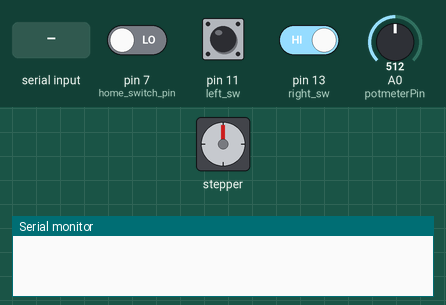
Bench run of a sketch on a simulated Arduino Uno, built with avr-gcc and run on an emulated ATmega328P. Parts: stepper motor, the last lines printed to the serial monitor. Wiring (inferred from the names in the program): stepper motor driver (200 steps per turn assumed): step pin 5; direction pin 2; enable pin 8. Inputs (shaded band) come from the test bench; at power-on: pin 11 (left_sw) HIGH, A0 (potmeterPin) = 512, pin 13 (right_sw) HIGH, pin 7 (home_switch_pin) LOW.

Above: at 1.2 s.
1.3 s: pin 11 (left_sw) pulled LOW for 0.15 s
At 1.8 s:
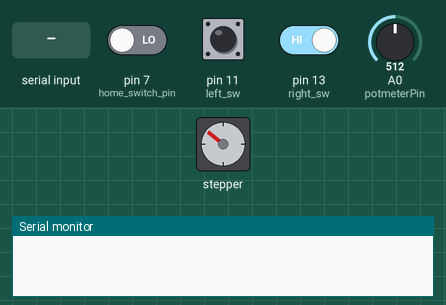
4.3 s: A0 (potmeterPin) set to 716
7.3 s: "90,45\n" received over Serial
At 7.8 s:
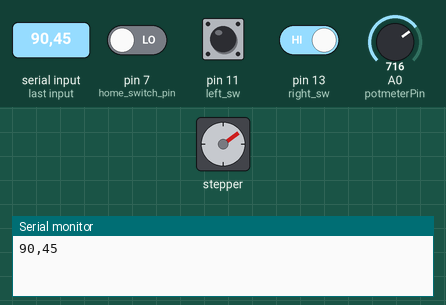
10.3 s: pin 11 (left_sw) driven LOW and pin 13 (right_sw) driven LOW
At 11.15 s:
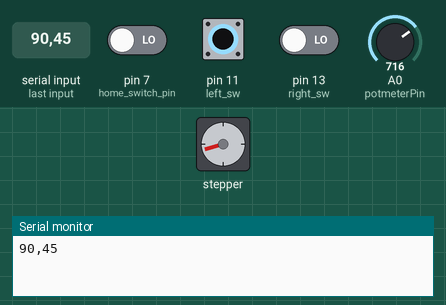
13.3 s: byte 10 ('\n') received over Serial
Timing chart, 0 to 15.8 s (numbered marks = the images above; inputs shaded):
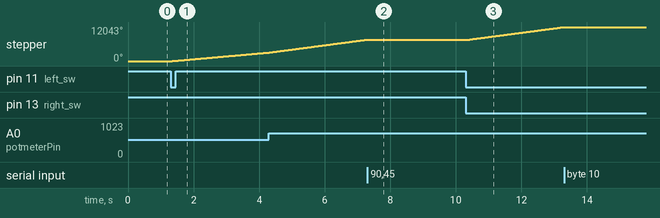

Measured:
- after the input at 1.3 s, stepper: keeps turning clockwise at about 1025°/s, starting after 0.05 s
- after the input at 7.3 s, stepper: goes on until 7.3 s, then stays 7614°
- after the input at 10.3 s, stepper: keeps turning clockwise at about 1528°/s, starting after 0.10 s

The sketch:

code1.ino
```cpp
#include "GantryXYZ.h"

#define right_sw  13
#define left_sw   11

#define potmeterPin A0

GantryXYZClasses gantryXYZ;

volatile boolean rightPress = false;
volatile boolean leftPress  = false;

uint8_t rightBtnState = 0;
uint8_t lastRightBtnState=0;


uint8_t leftBtnState = 0;
uint8_t lastLeftBtnState=0;

unsigned int delay_time=500;

void setup() {

    pinMode(right_sw, INPUT_PULLUP);
    pinMode(left_sw, INPUT_PULLUP);

    Serial.begin(9600);  // open coms
    gantryXYZ.setFeedrate(1000);  // set default speed

}

void loop() {

    /*
     *  Home limit switch Hall Effect sensor normal = 1
     *                                       Hit    = 0
     *
     */

      int p = analogRead(potmeterPin);
      delay_time = map(p,0,1023,1500,50) ;

     if( !gantryXYZ.is_move){


           //   Serial.println( delay_time );

             checkIfRightIsPressed();

             checkIfLeftIsPressed();

             if( rightPress){
                 rightPress = false;
                 gantryXYZ.prepareMove(-1000,0,0);
             }

             else if(leftPress){

                  leftPress = false;
                  gantryXYZ.prepareMove( 450,0,0);
             }
     }


  // put your main code here, to run repeatedly:
    while(Serial.available() > 0) {  // if something is available
    char c=Serial.read();  // get it
    Serial.print(c);  // repeat it back so I know you got the message

    gantryXYZ.storeBuffer( c );

    if(c=='\n') {
      // entire message received
      gantryXYZ.storeBuffer( c );
      Serial.print(F("\r\n"));  // echo a return character for humans
      gantryXYZ.processCommand();  // do something with the command

    }
  }


   gantryXYZ.move(delay_time);


}

void checkIfRightIsPressed()
{
  rightBtnState     = digitalRead(right_sw);
  if (rightBtnState != lastRightBtnState)
  {
    if (rightBtnState == 0) {
         rightPress=true;
    }
    delay(50);
  }
   lastRightBtnState = rightBtnState;
}

void checkIfLeftIsPressed()
{
  leftBtnState     = digitalRead(left_sw);

  if (leftBtnState != lastLeftBtnState)
  {
    if (leftBtnState == 0) {
         leftPress=true;
    }
    delay(50);
  }
   lastLeftBtnState = leftBtnState;
}
```

GCODEClasses.cpp
```cpp
/*
   GCODEClasses.cpp

   Author : Jamorn Saksommon
   Class

   Modifly date: 03.02.2017
*/

#include <Arduino.h>
#include "GCODEClasses.h"


GCODEClasses::GCODEClasses(){
     sofar = 0;
}

void GCODEClasses::storeBuffer( char c){

    if( c == '\n'){
        buffer[sofar]=0;
        return;
    }

    if(sofar<MAX_BUF-1) buffer[sofar++] = c;


}
float GCODEClasses::parsenumber(char code,float val){

       char *ptr=buffer;
  while(ptr && *ptr && ptr<buffer+sofar) {
    if(*ptr==code) {

      return atof(ptr+1);
    }
    ptr=strchr(ptr,' ')+1;
  }
  return val;

}

void GCODEClasses::ready(){
      sofar=0;
}
void GCODEClasses::processCommand(){}
```

GCODEClasses.h
```cpp
/*
   GCODEClasses.h

   Author : Jamorn Saksommon
   Class


   Modifly date: 03.02.2017
*/

#ifndef GCODE_Classes_h
#define GCODE_Classes_h

#define MAX_BUF              (20)  // What is the longest message Arduino can store?

class GCODEClasses
{
        public:
          char buffer[MAX_BUF];
          int sofar;
          GCODEClasses();
          void storeBuffer( char);
          float parsenumber(char code,float val);
          void ready();
          virtual  void processCommand() =0;
};

#endif
```

GantryClasses.cpp
```cpp
/*
   GantryClasses.cpp
   Author : Jamorn Saksommon
   Class
  // please see http://www.github.com/MarginallyClever/GcodeCNCDemo for more information.

   Modifly date: 27.01.2017
*/
#include <Arduino.h>
#include "GantryClasses.h"

GantryClasses::GantryClasses(){

       mode_abs  = 1;
       feed_rate = 0;
       is_move   = false;

}

void GantryClasses::setFeedrate(float nfr){


  nfr = nfr*STEPS_PER_MM/60;
  if( ( feed_rate==nfr ) || (nfr>MAX_FEEDRATE || nfr<MIN_FEEDRATE )  ) return;  // same as last time?  quit now.

  step_delay = MAX_FEEDRATE/nfr;
  feed_rate=nfr;

}

void GantryClasses::prepareMove( float newx,float newy,float newz  ){


       maxsteps=0;

       axis[AXIS_X].delta = (newx-px)*STEPS_PER_MM;
       axis[AXIS_Y].delta = (newy-py)*STEPS_PER_MM;
       axis[AXIS_Z].delta = (newz-pz)*STEPS_PER_MM;


       for(int i=0;i< num_axis ;++i) {
            axis[i].absdelta = abs( axis[i].delta );
            axis[i].over=0;
        if( maxsteps < axis[i].absdelta ) maxsteps = axis[i].absdelta;
      // set the direction once per movement
          digitalWrite( motors[i].dir_pin, axis[i].delta>0?HIGH:LOW);


        }

      delay_t = MAX_FEEDRATE/5000;
      accel = 1;
      steps_to_accel = delay_t - step_delay;

  if(steps_to_accel > maxsteps/2 )
    steps_to_accel = maxsteps/2;

   steps_to_decel = maxsteps - steps_to_accel;

  step_count = 0;
  prev_time  = 0;

  is_move    = maxsteps > 0;

  if( is_move){
      enableMotor();
  }
 /*

  Serial.print("START ");
  Serial.println(delay_t);
  Serial.print("STOP ");
  Serial.println(step_delay);

  Serial.print("accel until ");
  Serial.println(steps_to_accel);
  Serial.print("decel after ");
  Serial.println(steps_to_decel);
  Serial.print("total ");
  Serial.println(maxsteps);

  */

  //r.steps_to_accel = steps_to_accel;
  //r.steps_to_decel = steps_to_decel;


  setPosition(newx,newy,newz);

}
void GantryClasses::disableMotor(){

   int i;
  for(i=0;i<num_axis;++i) {
    digitalWrite(motors[i].enable_pin,HIGH);
  }

}
void GantryClasses::enableMotor(){

  int i;
  for(i=0;i<num_axis;++i) {
    digitalWrite(motors[i].enable_pin,LOW);
  }

}
void GantryClasses::setPosition(float npx,float npy,float npz){

         px = npx;
         py = npy;
         pz = npz;

}
void GantryClasses::move(unsigned int _delay){

  unsigned long curtime = micros();


  if( is_move &&   ( (curtime - prev_time) >=  delay_t) ){

     prev_time = curtime;

     for(int j=0;j<num_axis;++j) {
           axis[j].over += axis[j].absdelta;

      if(  ( axis[j].over >= maxsteps ) ) {
            axis[j].over -= maxsteps;

       // _delay = 100;
        /*
          Serial.println();
          Serial.print( j );
          Serial.print(" ");
          Serial.print( digitalRead( motors[j].dir_pin ) );
          Serial.print(" ");
          Serial.print( digitalRead( motors[j].home_switch_pin) );
         */
          if( ( digitalRead( motors[j].dir_pin) == LOW ) &&
              ( digitalRead( motors[j].home_switch_pin) == LOW )){
                    step_count = maxsteps;
                    setPosition(0,0,0); // set to zero
              }else{

                  digitalWrite(motors[j].step_pin,HIGH);
                  delayMicroseconds(_delay);
                  digitalWrite(motors[j].step_pin,LOW);
                  delayMicroseconds(_delay);
              }

      }
    }

    if( step_count< steps_to_accel) {
      delay_t -= accel;
    }
    if( step_count>= steps_to_decel) {
          delay_t += accel;
    }

    step_count++;

    is_move = !(step_count >= maxsteps );

    if( !is_move ){
        disableMotor();
    }

  }

}
```

GantryClasses.h
```cpp
/*
   GantryClasses.h
   Class
  // please see http://www.github.com/MarginallyClever/GcodeCNCDemo for more information.

   Modifly date: 27.01.2017
*/

#ifndef Gantry_Classes_h
#define Gantry_Classes_h


#define STEPS_PER_MM         (40)
#define MAX_FEEDRATE         (1000000)
#define MIN_FEEDRATE         (1)

#define  AXIS_X  0
#define  AXIS_Y  1
#define  AXIS_Z  2


typedef struct {
  int step_pin;
  int dir_pin;
  int enable_pin;
  int home_switch_pin;
} Motor;

// for line()
typedef struct {
  long delta;  // number of steps to move
  long absdelta;
  long over;  // for dx/dy bresenham calculations
} Axis;


class GantryClasses
{
        public:
          bool      is_move;
          uint8_t   num_axis;
          float feed_rate;  // human version
          long  step_delay;
          unsigned long  delay_t;
          long  maxsteps;
          long  step_count;
          long  accel;
          float px,py,pz,pg;

          long steps_to_accel;
          long steps_to_decel;

          unsigned long prev_time;

          char  mode_abs; //absolute mode;

          Axis *axis;  // for move()
          Motor *motors;

         GantryClasses();

         void setFeedrate( float nfr);
         void setPosition(float npx,float npy,float npz);
         void prepareMove( float newx,float newy,float newz   );
         void move(unsigned int _delay);

         void disableMotor();
         void enableMotor();

};

#endif
```

GantryXYZ.cpp
```cpp
#include <arduino.h>
#include "GantryXYZ.h"

GantryXYZClasses::GantryXYZClasses()
{
      num_axis  = 1;

      motors = new Motor[num_axis];
      axis   = new Axis[num_axis];

      // X
      motors[0].step_pin=5;
      motors[0].dir_pin=2;
      motors[0].enable_pin=8;
      motors[0].home_switch_pin=7;
      /*
      // Y
      motors[1].step_pin=46;
      motors[1].dir_pin=48;
      motors[1].enable_pin=62;
      motors[1].limit_switch_pin=14;
      // Z
      motors[2].step_pin=26;
      motors[2].dir_pin=28;
      motors[2].enable_pin=24;
      motors[2].limit_switch_pin=18;


     */

  for(int i=0;i<num_axis;++i) {
    // set the motor pin & scale
    pinMode(motors[i].step_pin,OUTPUT);
    pinMode(motors[i].dir_pin,OUTPUT);
    pinMode(motors[i].enable_pin,OUTPUT);
    pinMode(motors[i].home_switch_pin,INPUT); // Home limit
  }

  disableMotor();
  setPosition(0,0,0);

}
void GantryXYZClasses::processCommand(){

      int cmd = 1;

      switch(cmd) {
  case  0:
  case  1: { //  move


    setFeedrate( parsenumber('f',feed_rate));

    prepareMove( parsenumber('x',(mode_abs?px:0)) + (mode_abs?0:px),
                 parsenumber('y',(mode_abs?py:0)) + (mode_abs?0:py),
                 parsenumber('z',(mode_abs?pz:0)) + (mode_abs?0:pz)


                           );

    break;
    }
  case  2:
  case  4:  ;  break;  // dwell
  case 90: mode_abs=1; break;  // absolute mode
  case 91: mode_abs=0; break;  // relative mode
  case 92:  // set logical position

    break;
  default:  break;
  }

  ready();

}
```

GantryXYZ.h
```cpp
/*
   GantryClasses.h

   Author : Jamorn Saksommon
   Class
  // please see http://www.github.com/MarginallyClever/GcodeCNCDemo for more information.

   Modifly date: 27.01.2017
*/

#ifndef Gantry_XYZ_h
#define Gantry_XYZ_h

#include "GantryClasses.h"
#include "GCODEClasses.h"


class GantryXYZClasses : public GantryClasses , public GCODEClasses
{

      public:

      GantryXYZClasses();

      void processCommand();

};

#endif
```
